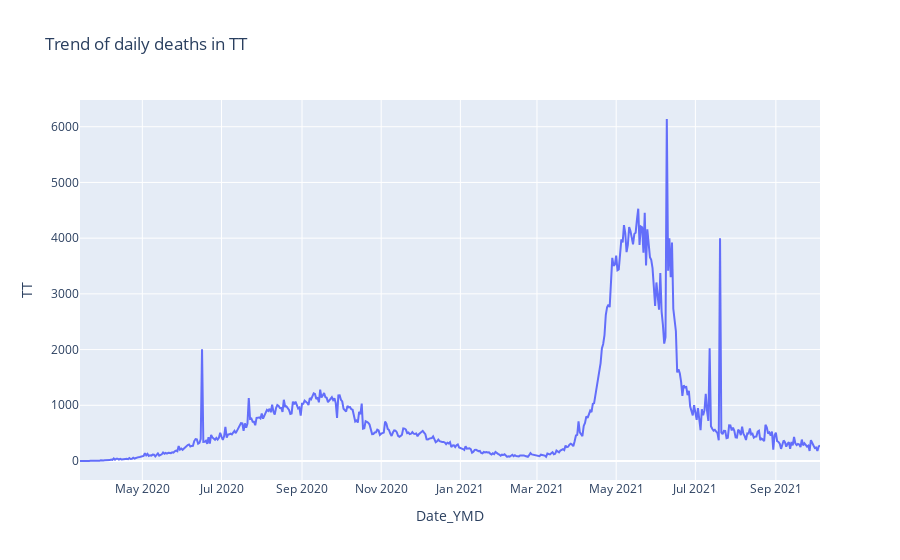
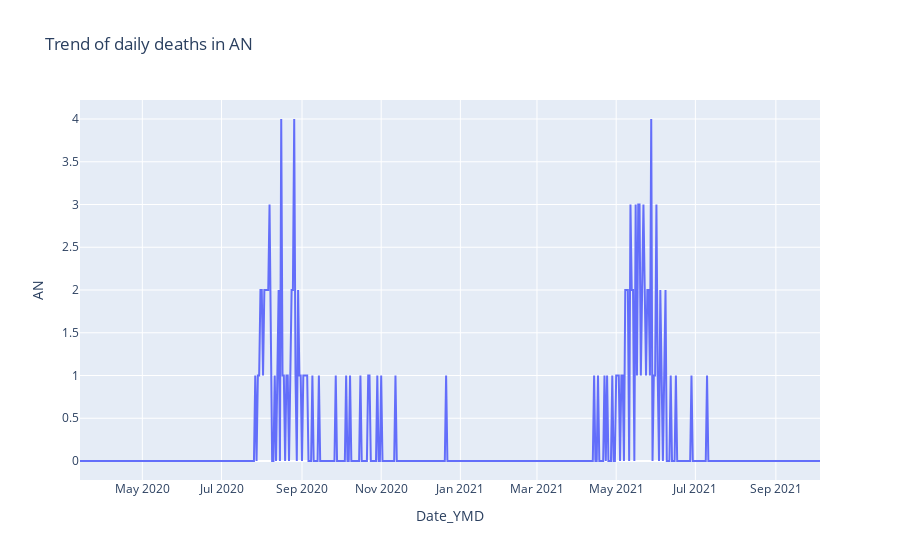
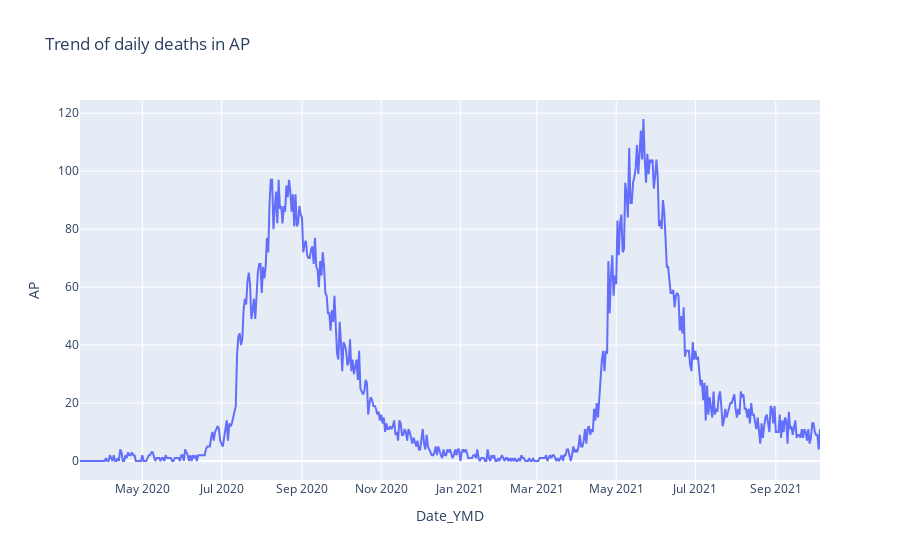
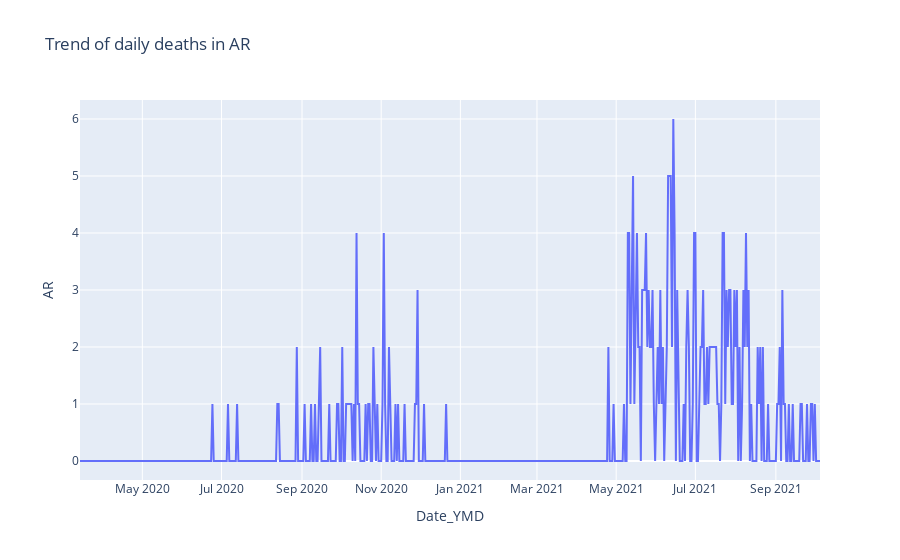

These figures' notebook cell, in order:
### Code cell
for cols in data_frame.columns[3:]:
    fig = px.line(data_frame, x="Date_YMD", y=cols, title='Trend of daily deaths in '+cols)
    fig.show()

### Figure 1 — Plotly figure (JSON) as saved in the notebook; plotly's stock layout.template omitted (floating-point values rounded to 4 significant figures; data arrays with more than 128 entries replaced by an {"elided": "..."} marker saying what was removed)
{"data": [{"hovertemplate": "Date_YMD=%{x}<br>TT=%{y}<extra></extra>", "legendgroup": "", "line": {"color": "#636efa", "dash": "solid"}, "marker": {"symbol": "circle"}, "mode": "lines", "name": "", "orientation": "v", "showlegend": false, "type": "scatter", "x": {"elided": "571 str values"}, "xaxis": "x", "y": {"elided": "571 int values"}, "yaxis": "y"}], "layout": {"legend": {"tracegroupgap": 0}, "title": {"text": "Trend of daily deaths in TT"}, "xaxis": {"anchor": "y", "domain": [0, 1], "title": {"text": "Date_YMD"}}, "yaxis": {"anchor": "x", "domain": [0, 1], "title": {"text": "TT"}}}}

### Figure 2 — Plotly figure (JSON) as saved in the notebook; plotly's stock layout.template omitted (floating-point values rounded to 4 significant figures; data arrays with more than 128 entries replaced by an {"elided": "..."} marker saying what was removed)
{"data": [{"hovertemplate": "Date_YMD=%{x}<br>AN=%{y}<extra></extra>", "legendgroup": "", "line": {"color": "#636efa", "dash": "solid"}, "marker": {"symbol": "circle"}, "mode": "lines", "name": "", "orientation": "v", "showlegend": false, "type": "scatter", "x": {"elided": "571 str values"}, "xaxis": "x", "y": {"elided": "571 int values"}, "yaxis": "y"}], "layout": {"legend": {"tracegroupgap": 0}, "title": {"text": "Trend of daily deaths in AN"}, "xaxis": {"anchor": "y", "domain": [0, 1], "title": {"text": "Date_YMD"}}, "yaxis": {"anchor": "x", "domain": [0, 1], "title": {"text": "AN"}}}}

### Figure 3 — Plotly figure (JSON) as saved in the notebook; plotly's stock layout.template omitted (floating-point values rounded to 4 significant figures; data arrays with more than 128 entries replaced by an {"elided": "..."} marker saying what was removed)
{"data": [{"hovertemplate": "Date_YMD=%{x}<br>AP=%{y}<extra></extra>", "legendgroup": "", "line": {"color": "#636efa", "dash": "solid"}, "marker": {"symbol": "circle"}, "mode": "lines", "name": "", "orientation": "v", "showlegend": false, "type": "scatter", "x": {"elided": "571 str values"}, "xaxis": "x", "y": {"elided": "571 int values"}, "yaxis": "y"}], "layout": {"legend": {"tracegroupgap": 0}, "title": {"text": "Trend of daily deaths in AP"}, "xaxis": {"anchor": "y", "domain": [0, 1], "title": {"text": "Date_YMD"}}, "yaxis": {"anchor": "x", "domain": [0, 1], "title": {"text": "AP"}}}}

### Figure 4 — Plotly figure (JSON) as saved in the notebook; plotly's stock layout.template omitted (floating-point values rounded to 4 significant figures; data arrays with more than 128 entries replaced by an {"elided": "..."} marker saying what was removed)
{"data": [{"hovertemplate": "Date_YMD=%{x}<br>AR=%{y}<extra></extra>", "legendgroup": "", "line": {"color": "#636efa", "dash": "solid"}, "marker": {"symbol": "circle"}, "mode": "lines", "name": "", "orientation": "v", "showlegend": false, "type": "scatter", "x": {"elided": "571 str values"}, "xaxis": "x", "y": {"elided": "571 int values"}, "yaxis": "y"}], "layout": {"legend": {"tracegroupgap": 0}, "title": {"text": "Trend of daily deaths in AR"}, "xaxis": {"anchor": "y", "domain": [0, 1], "title": {"text": "Date_YMD"}}, "yaxis": {"anchor": "x", "domain": [0, 1], "title": {"text": "AR"}}}}
